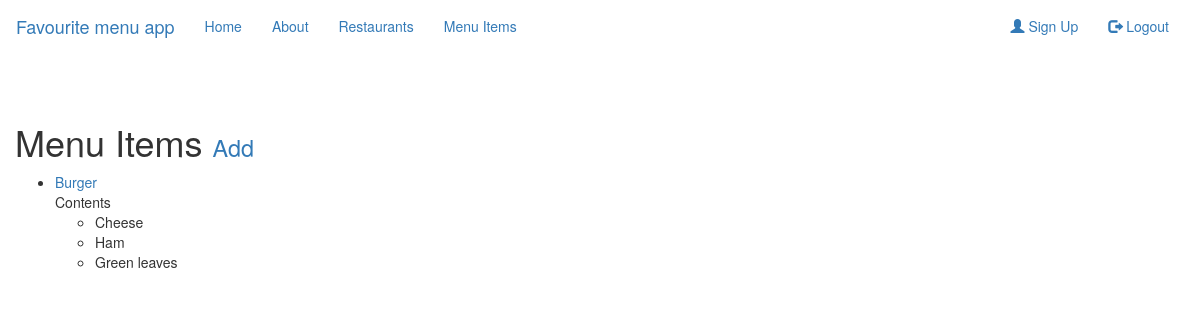
The app's page /items/ (signed in) with its own data.
### menus/models.py (models this page shows, shortened)
class Item(models.Model):
    user = models.ForeignKey(settings.AUTH_USER_MODEL, on_delete=models.CASCADE)
    restaurant = models.ForeignKey(Restaurant, on_delete=models.CASCADE)
    name = models.CharField(max_length=120)
    contents = models.TextField(help_text='Seperate each item by comma')
    excludes = models.TextField(help_text='Seperate each item by comma', blank=True, null=True)
    public = models.BooleanField(default=True)
    timestamp = models.DateTimeField(auto_now_add=True)
    updated = models.DateTimeField(auto_now=True)
    def get_absolute_url(self):
        return reverse('menus:detail', kwargs={'pk': self.pk})
    class Meta:
        ordering = ['-updated', '-timestamp']
        verbose_name = 'Item'
        verbose_name_plural = 'Items'
    def __str__(self):
        return self.name
    def get_contents(self):
        return self.contents.split(",")

### menus/views.py (the view)
# urls.py: url(r'$', ItemListView.as_view(), name='list'),
class ItemListView(ListView):
    def get_queryset(self):
        return Item.objects.filter(user=self.request.user)

### menus/templates/menus/item_list.html (shortened to what this page needs)
{% extends "base.html" %}
{% block content %}
<h1>Menu Items <small><a href="{% url 'menus:create' %}">Add</a></small></h1>
<ul>
    {% for obj in object_list %}
    <li>
        <a href='{{ obj.get_absolute_url }} '>{{ obj }}</a><br>
        {% if obj.contents %}
            Contents
            <ul>
                {% for item in obj.get_contents %}
                    <li>{{ item }}</li>
                {% endfor %}
            </ul>
        {% endif %}
    </li>
    {% empty %}
    <li><a href="{% url 'menus:create' %}">Add Menu Item</a></li>
    {% endfor %}
</ul>
{% endblock content %}

### records on screen
Item: name "Burger", get_contents "Cheese" "Ham" "Green leaves"
